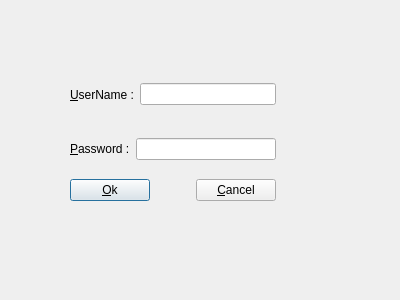
<?xml version="1.0" encoding="UTF-8"?>
<ui version="4.0">
 <class>Login</class>
 <widget class="QDialog" name="Login">
  <property name="geometry">
   <rect>
    <x>0</x>
    <y>0</y>
    <width>400</width>
    <height>300</height>
   </rect>
  </property>
  <property name="windowTitle">
   <string>Dialog</string>
  </property>
  <widget class="QWidget" name="">
   <property name="geometry">
    <rect>
     <x>70</x>
     <y>70</y>
     <width>206</width>
     <height>131</height>
    </rect>
   </property>
   <layout class="QGridLayout" name="gridLayout">
    <item row="0" column="0" rowspan="2" colspan="2">
     <layout class="QHBoxLayout" name="horizontalLayout">
      <item>
       <widget class="QLabel" name="label">
        <property name="text">
         <string>&amp;UserName :</string>
        </property>
        <property name="buddy">
         <cstring>lineEdit</cstring>
        </property>
       </widget>
      </item>
      <item>
       <widget class="QLineEdit" name="lineEdit"/>
      </item>
     </layout>
    </item>
    <item row="2" column="0" rowspan="2" colspan="2">
     <layout class="QHBoxLayout" name="horizontalLayout_2">
      <item>
       <widget class="QLabel" name="label_2">
        <property name="text">
         <string>&amp;Password :</string>
        </property>
        <property name="buddy">
         <cstring>lineEdit_2</cstring>
        </property>
       </widget>
      </item>
      <item>
       <widget class="QLineEdit" name="lineEdit_2"/>
      </item>
     </layout>
    </item>
    <item row="4" column="0" colspan="2">
     <layout class="QHBoxLayout" name="horizontalLayout_3">
      <item>
       <widget class="QPushButton" name="pushButton">
        <property name="text">
         <string>&amp;Ok</string>
        </property>
       </widget>
      </item>
      <item>
       <spacer name="horizontalSpacer">
        <property name="orientation">
         <enum>Qt::Horizontal</enum>
        </property>
        <property name="sizeHint" stdset="0">
         <size>
          <width>40</width>
          <height>20</height>
         </size>
        </property>
       </spacer>
      </item>
      <item>
       <widget class="QPushButton" name="pushButton_2">
        <property name="text">
         <string>&amp;Cancel</string>
        </property>
       </widget>
      </item>
     </layout>
    </item>
   </layout>
  </widget>
 </widget>
 <resources/>
 <connections/>
</ui>
